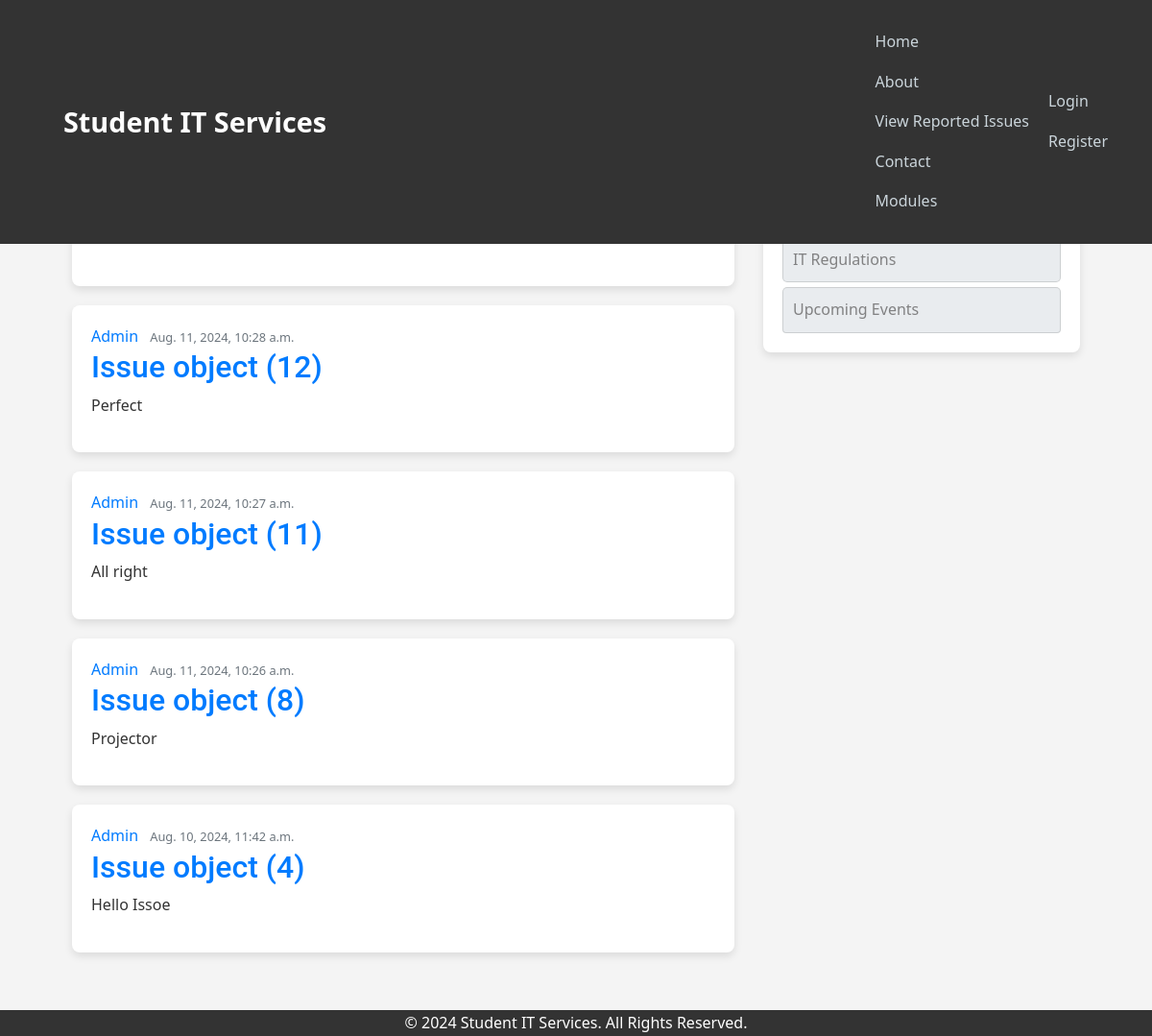
The app's page /issues/admin/ with its own data.
### lmsreporting/models.py (models this page shows)
class Issue(models.Model):
    type = models.CharField(max_length=100, choices=[('Hardware', 'Hardware'), ('Software', 'Software')])
    room = models.CharField(max_length=100)
    urgent = models.BooleanField(default=False)
    details = models.TextField()
    date_submitted = models.DateTimeField(default=timezone.now)
    description = models.TextField()
    author = models.ForeignKey(User, related_name='issues', on_delete=models.CASCADE)

### users/models.py (models this page shows)
class Profile(models.Model):
    user = models.OneToOneField(User, on_delete=models.CASCADE)
    image = models.ImageField(default='profile_pics/default.jpeg', upload_to='profile_pics')
    def __str__(self):
        return f'{self.user.first_name} {self.user.last_name}'

### lmsreporting/views.py (the view)
# urls.py: path('issues/<str:username>/', UserPostListView.as_view(), name='user-issues'),
class UserPostListView(ListView):
    model = Issue
    template_name = 'lmsreporting/user_issues.html'
    context_object_name = 'issues'
    paginate_by = 5
    def get_queryset(self):
        user = get_object_or_404(User, username=self.kwargs.get('username'))
        return Issue.objects.filter(author=user).order_by('-date_submitted')

### lmsreporting/templates/lmsreporting/user_issues.html (shortened to what this page needs)
{% extends "lmsreporting/base.html" %}
{% block content %}
    <h1 class="mb-3"> Issues Reported by {{ view.kwargs.username }} {% if is_paginated %} (page {{page_obj.number}} of {{page_obj.paginator.num_pages}}){% endif %}</h1>
    {% for issue in issues %}
        <article class="media content-section">
            <div class="media-body">
                <div class="article-metadata">
                    <a class="mr-2" href="#">{{ issue.author.profile }}</a>
                    <small class="text-muted">{{ issue.date_submitted }}</small>
                </div>
                <h2><a class="article-title" href="{% url 'lmsreporting:issue-detail' issue.id %}">{{ issue }}</a></h2>
                <p class="article-content">{{ issue.details }}</p>
            </div>
        </article>
    {% endfor %}
    {% endblock content %}

### lmsreporting/templates/lmsreporting/base.html (style rules this page uses)
body { font-family: 'Segoe UI', Tahoma, Geneva, Verdana, sans-serif; line-height: 1.6; margin: 0; padding: 0; background-color: #f4f4f4; color: #333; padding-top: 80px; }
h1, h2, h3 { font-family: 'Roboto', sans-serif; color: #444; }
.content-section { background: #ffffff; padding: 20px; border-radius: 8px; box-shadow: 0 4px 8px rgba(0, 0, 0, 0.1); margin-bottom: 20px; }

### records on screen
Issue: author.profile "Admin", date_submitted "Aug. 11, 2024, 10:28 a.m.", id "Issue object (12)", details "Perfect"
Issue: author.profile "Admin", date_submitted "Aug. 11, 2024, 10:27 a.m.", id "Issue object (11)", details "All right"
Issue: author.profile "Admin", date_submitted "Aug. 11, 2024, 10:26 a.m.", id "Issue object (8)", details "Projector"
Issue: author.profile "Admin", date_submitted "Aug. 10, 2024, 11:42 a.m.", id "Issue object (4)", details "Hello Issoe"
